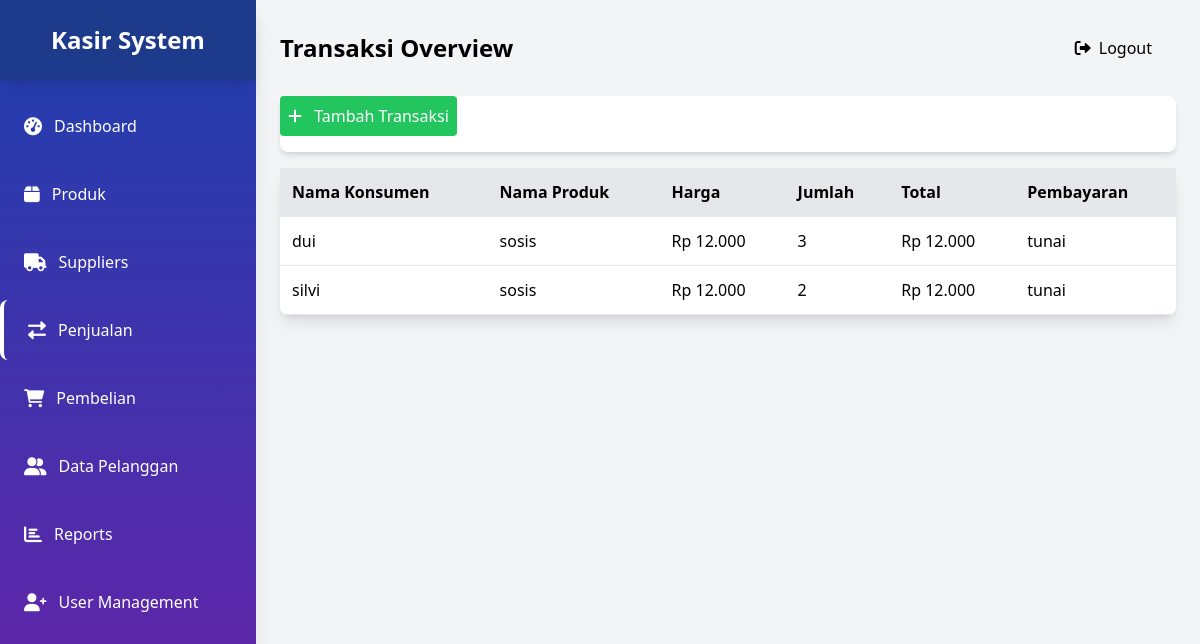
Page /public/transaksi.php (signed in) on the committed database.
### tables this page shows
CREATE TABLE `transaksi_penjualan` (
  `id_transaksi` int(11) NOT NULL,
  `total_harga` decimal(10,2) NOT NULL,
  `metode_pembayaran` enum('tunai','debit','QR') NOT NULL,
  `tanggal_transaksi` date NOT NULL,
  `id_user` int(11) NOT NULL,
  `id_pelanggan` int(11) DEFAULT NULL
);

CREATE TABLE `pelanggan` (
  `id_pelanggan` int(11) NOT NULL,
  `nama_pelanggan` varchar(255) NOT NULL,
  `kontak` varchar(50) DEFAULT NULL,
  `alamat` text DEFAULT NULL
);

CREATE TABLE `produk` (
  `id_produk` int(11) NOT NULL,
  `nama_produk` varchar(255) DEFAULT NULL,
  `id_kategori` int(11) DEFAULT NULL,
  `id_supplier` int(11) NOT NULL,
  `harga` decimal(10,2) NOT NULL,
  `stok` int(11) DEFAULT 0
);

CREATE TABLE `detail_transaksi` (
  `id_detail` int(11) NOT NULL,
  `id_transaksi` int(11) NOT NULL,
  `id_produk` int(11) NOT NULL,
  `jumlah` int(11) NOT NULL,
  `subtotal` decimal(10,2) NOT NULL
);

### public/transaksi.php (the view, shortened to what this page needs)
<?php
require_once __DIR__ . '/../app/koneksi.php';
$pdo = $db;
$user_role = $_SESSION['role'] ?? '';
$current_page = basename($_SERVER['PHP_SELF']);
$stmt = $pdo->query("SELECT tp.id_transaksi, p.nama_pelanggan, tp.total_harga, tp.metode_pembayaran, pr.nama_produk, pr.harga, dt.jumlah FROM transaksi_penjualan tp JOIN pelanggan p ON tp.id_pelanggan = p.id_pelanggan JOIN detail_transaksi dt ON tp.id_transaksi = dt.id_transaksi JOIN produk pr ON dt.id_produk = pr.id_produk ORDER BY tp.id_transaksi DESC");
$transaksi_list = $stmt->fetchAll(PDO::FETCH_ASSOC);
?>
<!DOCTYPE html>
<html lang="id">
<head>
    <script src="https://cdn.tailwindcss.com"></script>
    <link href="https://cdnjs.cloudflare.com/ajax/libs/font-awesome/6.0.0/css/all.min.css" rel="stylesheet">
</head>
<body class="bg-gray-100 flex">
    <div class="w-64 h-screen bg-gradient-to-b from-blue-800 to-purple-800 shadow-xl fixed">
        <div class="flex items-center justify-center h-20 bg-blue-900 shadow-lg">
            <h1 class="text-white text-2xl font-bold">Kasir System</h1>
        </div>
        <nav class="mt-4 space-y-2">
            <a href="dashboard.php" class="flex items-center text-white py-4 px-6 hover:bg-white hover:bg-opacity-20 transition rounded-lg ">
                <i class="fas fa-tachometer-alt text-lg mr-3"></i> Dashboard
            </a>
            <a href="products.php" class="flex items-center text-white py-4 px-6 hover:bg-white hover:bg-opacity-20 transition rounded-lg ">
                <i class="fas fa-box text-lg mr-3"></i> Produk
            </a>
            <a href="suppliers.php" class="flex items-center text-white py-4 px-6 hover:bg-white hover:bg-opacity-20 transition rounded-lg ">
                <i class="fas fa-truck text-lg mr-3"></i> Suppliers
            </a>
            <a href="transaksi.php" class="flex items-center text-white py-4 px-6 hover:bg-white hover:bg-opacity-20 transition rounded-lg <?php echo ($current_page == 'transaksi.php') ? 'border-l-4 border-white' : ''; ?>">
                <i class="fas fa-exchange-alt text-lg mr-3"></i> Penjualan
            </a>
            <a href="pembelian.php" class="flex items-center text-white py-4 px-6 hover:bg-white hover:bg-opacity-20 transition rounded-lg ">
                <i class="fas fa-shopping-cart text-lg mr-3"></i> Pembelian
            </a>
            <a href="pelanggan.php" class="flex items-center text-white py-4 px-6 hover:bg-white hover:bg-opacity-20 transition rounded-lg ">
                <i class="fas fa-user-friends text-lg mr-3"></i> Data Pelanggan
            </a>
            <a href="reports.php" class="flex items-center text-white py-4 px-6 hover:bg-white hover:bg-opacity-20 transition rounded-lg">
                <i class="fas fa-chart-bar text-lg mr-3"></i> Reports
            </a>
            <?php if ($user_role === 'admin') : ?>
                <a href="register2.php" class="flex items-center text-white py-4 px-6 hover:bg-white hover:bg-opacity-20 transition rounded-lg">
                    <i class="fas fa-user-plus text-lg mr-3"></i> User Management
                </a>
            <?php endif; ?>
        </nav>
    </div>
    <div class="ml-64 flex-1 p-6">
        <div class="flex justify-between items-center mb-6">
            <h1 class="text-2xl font-bold">Transaksi Overview</h1>
            <a href="login.php" class="block text-black-700 py-3 px-6 hover:bg-gray-500 mt-auto rounded-md">
                <i class="fas fa-sign-out-alt mr-2"></i>Logout
            </a>
        </div>
        <div class="bg-white shadow-md rounded-lg mb-4">
            <button class="bg-green-500 text-white p-2 rounded mb-4" onclick="toggleForm()">
                <i class="fas fa-plus mr-2"></i> Tambah Transaksi
            </button>
        </div>
        <table class="min-w-full bg-white rounded-lg shadow-lg mb-4">
            <thead>
                <tr class="bg-gray-200">
                    <th class="p-3 border-b text-left">Nama Konsumen</th>
                    <th class="p-3 border-b text-left">Nama Produk</th>
                    <th class="p-3 border-b text-left">Harga</th>
                    <th class="p-3 border-b text-left">Jumlah</th>
                    <th class="p-3 border-b text-left">Total</th>
                    <th class="p-3 border-b text-left">Pembayaran</th>
                </tr>
            </thead>
            <tbody>
                <?php foreach ($transaksi_list as $transaksi) : ?>
                    <tr>
                        <td class="p-3 border-b"><?= htmlspecialchars($transaksi['nama_pelanggan']) ?></td>
                        <td class="p-3 border-b"><?= htmlspecialchars($transaksi['nama_produk']) ?></td>
                        <td class="p-3 border-b">Rp <?= number_format($transaksi['harga'], 0, ',', '.') ?></td>
                        <td class="p-3 border-b"><?= $transaksi['jumlah'] ?></td>
                        <td class="p-3 border-b">
    Rp <?= isset($transaksi['harga']) ? number_format($transaksi['harga'], 0, ',', '.') : '0' ?>
</td>
                        <td class="p-3 border-b"><?= $transaksi['metode_pembayaran'] ?></td>
                    </tr>
                <?php endforeach; ?>
            </tbody>
        </table>
    </div>
</body>
</html>

### rows in the picture
transaksi_penjualan: id_pelanggan.nama_pelanggan "dui", produk.nama_produk "sosis", produk.harga "12.000", detail_transaksi.jumlah "3", metode_pembayaran "tunai"
transaksi_penjualan: id_pelanggan.nama_pelanggan "silvi", produk.nama_produk "sosis", produk.harga "12.000", detail_transaksi.jumlah "2", metode_pembayaran "tunai"
